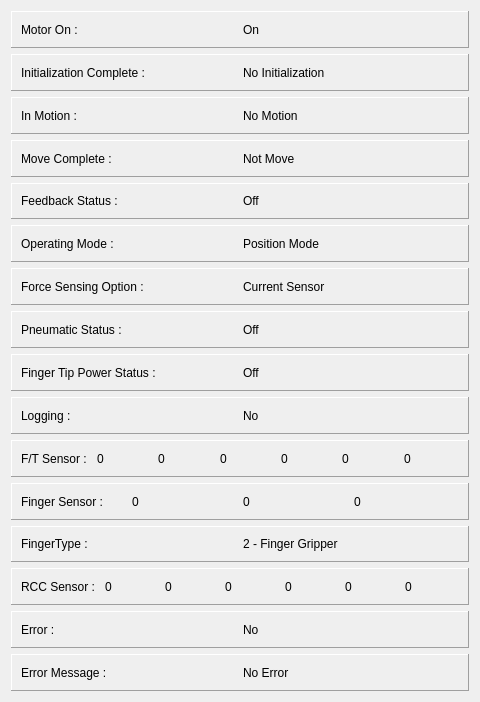
         <widget class="QWidget" name="scrollAreaWidgetContents">
          <property name="geometry">
           <rect>
            <x>0</x>
            <y>0</y>
            <width>480</width>
            <height>702</height>
           </rect>
          </property>
          <layout class="QGridLayout" name="gridLayout_16">
           <item row="0" column="0">
            <widget class="QFrame" name="frame">
             <property name="frameShape">
              <enum>QFrame::Panel</enum>
             </property>
             <property name="frameShadow">
              <enum>QFrame::Raised</enum>
             </property>
             <layout class="QGridLayout" name="gridLayout_13">
              <item row="0" column="0">
               <layout class="QHBoxLayout" name="horizontalLayout_20">
                <item>
                 <widget class="QLabel" name="label_12">
                  <property name="minimumSize">
                   <size>
                    <width>0</width>
                    <height>0</height>
                   </size>
                  </property>
                  <property name="font">
                   <font>
                    <pointsize>9</pointsize>
                   </font>
                  </property>
                  <property name="text">
                   <string>Motor On : </string>
                  </property>
                 </widget>
                </item>
                <item>
                 <widget class="QLabel" name="txtMotorOn">
                  <property name="font">
                   <font>
                    <pointsize>9</pointsize>
                   </font>
                  </property>
                  <property name="text">
                   <string>On</string>
                  </property>
                 </widget>
                </item>
               </layout>
              </item>
             </layout>
            </widget>
           </item>
           <item row="1" column="0">
            <widget class="QFrame" name="frame_2">
             <property name="frameShape">
              <enum>QFrame::Panel</enum>
             </property>
             <property name="frameShadow">
              <enum>QFrame::Raised</enum>
             </property>
             <layout class="QGridLayout" name="gridLayout_14">
              <item row="0" column="0">
               <layout class="QHBoxLayout" name="horizontalLayout_21">
                <item>
                 <widget class="QLabel" name="label_13">
                  <property name="minimumSize">
                   <size>
                    <width>0</width>
                    <height>0</height>
                   </size>
                  </property>
                  <property name="font">
                   <font>
                    <pointsize>9</pointsize>
                   </font>
                  </property>
                  <property name="text">
                   <string>Initialization Complete : </string>
                  </property>
                 </widget>
                </item>
                <item>
                 <widget class="QLabel" name="txtInitComplete">
                  <property name="font">
                   <font>
                    <pointsize>9</pointsize>
                   </font>
                  </property>
                  <property name="text">
                   <string>No Initialization</string>
                  </property>
                 </widget>
                </item>
               </layout>
              </item>
             </layout>
            </widget>
           </item>
           <item row="2" column="0">
            <widget class="QFrame" name="frame_3">
             <property name="frameShape">
              <enum>QFrame::Panel</enum>
             </property>
             <property name="frameShadow">
              <enum>QFrame::Raised</enum>
             </property>
             <layout class="QGridLayout" name="gridLayout_15">
              <item row="0" column="0">
               <layout class="QHBoxLayout" name="horizontalLayout_22">
                <item>
                 <widget class="QLabel" name="label_14">
                  <property name="minimumSize">
                   <size>
                    <width>0</width>
                    <height>0</height>
                   </size>
                  </property>
                  <property name="font">
                   <font>
                    <pointsize>9</pointsize>
                   </font>
                  </property>
                  <property name="text">
                   <string>In Motion : </string>
                  </property>
                 </widget>
                </item>
                <item>
                 <widget class="QLabel" name="txtInMotion">
                  <property name="font">
                   <font>
                    <pointsize>9</pointsize>
                   </font>
                  </property>
                  <property name="text">
                   <string>No Motion</string>
                  </property>
                 </widget>
                </item>
               </layout>
              </item>
             </layout>
            </widget>
           </item>
           <item row="3" column="0">
            <widget class="QFrame" name="frame_4">
             <property name="frameShape">
              <enum>QFrame::Panel</enum>
             </property>
             <property name="frameShadow">
              <enum>QFrame::Raised</enum>
             </property>
             <layout class="QGridLayout" name="gridLayout_17">
              <item row="0" column="0">
               <layout class="QHBoxLayout" name="horizontalLayout_23">
                <item>
                 <widget class="QLabel" name="label_15">
                  <property name="minimumSize">
                   <size>
                    <width>0</width>
                    <height>0</height>
                   </size>
                  </property>
                  <property name="font">
                   <font>
                    <pointsize>9</pointsize>
                   </font>
                  </property>
                  <property name="text">
                   <string>Move Complete : </string>
                  </property>
                 </widget>
                </item>
                <item>
                 <widget class="QLabel" name="txtMoveComplete">
                  <property name="font">
                   <font>
                    <pointsize>9</pointsize>
                   </font>
                  </property>
                  <property name="text">
                   <string>Not Move</string>
                  </property>
                 </widget>
                </item>
               </layout>
              </item>
             </layout>
            </widget>
           </item>
           <item row="4" column="0">
            <widget class="QFrame" name="frame_5">
             <property name="frameShape">
              <enum>QFrame::Panel</enum>
             </property>
             <property name="frameShadow">
              <enum>QFrame::Raised</enum>
             </property>
             <layout class="QGridLayout" name="gridLayout_18">
              <item row="0" column="0">
               <layout class="QHBoxLayout" name="horizontalLayout_24">
                <item>
                 <widget class="QLabel" name="label_16">
                  <property name="minimumSize">
                   <size>
                    <width>0</width>
                    <height>0</height>
                   </size>
                  </property>
                  <property name="font">
                   <font>
                    <pointsize>9</pointsize>
                   </font>
                  </property>
                  <property name="text">
                   <string>Feedback Status : </string>
                  </property>
                 </widget>
                </item>
                <item>
                 <widget class="QLabel" name="txtFeedbackStatus">
                  <property name="font">
                   <font>
                    <pointsize>9</pointsize>
                   </font>
                  </property>
                  <property name="text">
                   <string>Off</string>
                  </property>
                 </widget>
                </item>
               </layout>
              </item>
             </layout>
            </widget>
           </item>
           <item row="5" column="0">
            <widget class="QFrame" name="frame_6">
             <property name="frameShape">
              <enum>QFrame::Panel</enum>
             </property>
             <property name="frameShadow">
              <enum>QFrame::Raised</enum>
             </property>
             <layout class="QGridLayout" name="gridLayout_19">
              <item row="0" column="0">
               <layout class="QHBoxLayout" name="horizontalLayout_25">
                <item>
                 <widget class="QLabel" name="label_17">
                  <property name="minimumSize">
                   <size>
                    <width>0</width>
                    <height>0</height>
                   </size>
                  </property>
                  <property name="font">
                   <font>
                    <pointsize>9</pointsize>
                   </font>
                  </property>
                  <property name="text">
                   <string>Operating Mode : </string>
                  </property>
                 </widget>
                </item>
                <item>
                 <widget class="QLabel" name="txtOpMode">
                  <property name="font">
                   <font>
                    <pointsize>9</pointsize>
                   </font>
                  </property>
                  <property name="text">
                   <string>Position Mode</string>
                  </property>
                 </widget>
                </item>
               </layout>
              </item>
             </layout>
            </widget>
           </item>
           <item row="6" column="0">
            <widget class="QFrame" name="frame_7">
             <property name="frameShape">
              <enum>QFrame::Panel</enum>
             </property>
             <property name="frameShadow">
              <enum>QFrame::Raised</enum>
             </property>
             <layout class="QGridLayout" name="gridLayout_20">
              <item row="0" column="0">
               <layout class="QHBoxLayout" name="horizontalLayout_26">
                <item>
                 <widget class="QLabel" name="label_18">
                  <property name="minimumSize">
                   <size>
                    <width>0</width>
                    <height>0</height>
                   </size>
                  </property>
                  <property name="font">
                   <font>
                    <pointsize>9</pointsize>
                   </font>
                  </property>
                  <property name="text">
                   <string>Force Sensing Option : </string>
                  </property>
                 </widget>
                </item>
                <item>
                 <widget class="QLabel" name="txtForceSensingOption">
                  <property name="font">
                   <font>
                    <pointsize>9</pointsize>
                   </font>
                  </property>
                  <property name="text">
                   <string>Current Sensor</string>
                  </property>
                 </widget>
                </item>
               </layout>
              </item>
             </layout>
            </widget>
           </item>
           <item row="7" column="0">
            <widget class="QFrame" name="frame_8">
             <property name="frameShape">
              <enum>QFrame::Panel</enum>
             </property>
             <property name="frameShadow">
              <enum>QFrame::Raised</enum>
             </property>
             <layout class="QGridLayout" name="gridLayout_21">
              <item row="0" column="0">
               <layout class="QHBoxLayout" name="horizontalLayout_27">
                <item>
                 <widget class="QLabel" name="label_21">
                  <property name="minimumSize">
                   <size>
                    <width>0</width>
                    <height>0</height>
                   </size>
                  </property>
                  <property name="font">
                   <font>
                    <pointsize>9</pointsize>
                   </font>
                  </property>
                  <property name="text">
                   <string>Pneumatic Status : </string>
                  </property>
                 </widget>
                </item>
                <item>
                 <widget class="QLabel" name="txtPneumaticStatus">
                  <property name="font">
                   <font>
                    <pointsize>9</pointsize>
                   </font>
                  </property>
                  <property name="text">
                   <string>Off</string>
                  </property>
                 </widget>
                </item>
               </layout>
              </item>
             </layout>
            </widget>
           </item>
           <item row="8" column="0">
            <widget class="QFrame" name="frame_9">
             <property name="frameShape">
              <enum>QFrame::Panel</enum>
             </property>
             <property name="frameShadow">
              <enum>QFrame::Raised</enum>
             </property>
             <layout class="QGridLayout" name="gridLayout_22">
              <item row="0" column="0">
               <layout class="QHBoxLayout" name="horizontalLayout_28">
                <item>
                 <widget class="QLabel" name="label_22">
                  <property name="minimumSize">
                   <size>
                    <width>0</width>
                    <height>0</height>
                   </size>
                  </property>
                  <property name="font">
                   <font>
                    <pointsize>9</pointsize>
                   </font>
                  </property>
                  <property name="text">
                   <string>Finger Tip Power Status : </string>
                  </property>
                 </widget>
                </item>
                <item>
                 <widget class="QLabel" name="txtFingerTipPowerStatus">
                  <property name="font">
                   <font>
                    <pointsize>9</pointsize>
                   </font>
                  </property>
                  <property name="text">
                   <string>Off</string>
                  </property>
                 </widget>
                </item>
               </layout>
              </item>
             </layout>
            </widget>
           </item>
           <item row="9" column="0">
            <widget class="QFrame" name="frame_10">
             <property name="frameShape">
              <enum>QFrame::Panel</enum>
             </property>
             <property name="frameShadow">
              <enum>QFrame::Raised</enum>
             </property>
             <layout class="QGridLayout" name="gridLayout_23">
              <item row="0" column="0">
               <layout class="QHBoxLayout" name="horizontalLayout_29">
                <item>
                 <widget class="QLabel" name="label_32">
                  <property name="minimumSize">
                   <size>
                    <width>0</width>
                    <height>0</height>
                   </size>
                  </property>
                  <property name="font">
                   <font>
                    <pointsize>9</pointsize>
                   </font>
                  </property>
                  <property name="text">
                   <string>Logging : </string>
                  </property>
                 </widget>
                </item>
                <item>
                 <widget class="QLabel" name="txtLogging">
                  <property name="font">
                   <font>
                    <pointsize>9</pointsize>
                   </font>
                  </property>
                  <property name="text">
                   <string>No</string>
                  </property>
                 </widget>
                </item>
               </layout>
              </item>
             </layout>
            </widget>
           </item>
           <item row="10" column="0">
            <widget class="QFrame" name="frame_11">
             <property name="frameShape">
              <enum>QFrame::Panel</enum>
             </property>
             <property name="frameShadow">
              <enum>QFrame::Raised</enum>
             </property>
             <layout class="QGridLayout" name="gridLayout_24">
              <item row="0" column="0">
               <layout class="QHBoxLayout" name="horizontalLayout_30">
                <item>
                 <widget class="QLabel" name="label_43">
                  <property name="font">
                   <font>
                    <pointsize>9</pointsize>
                   </font>
                  </property>
                  <property name="text">
                   <string>F/T Sensor : </string>
                  </property>
                 </widget>
                </item>
                <item>
                 <widget class="QLabel" name="txtFX">
                  <property name="font">
                   <font>
                    <pointsize>9</pointsize>
                   </font>
                  </property>
                  <property name="text">
                   <string>0</string>
                  </property>
                 </widget>
                </item>
                <item>
                 <widget class="QLabel" name="txtFY">
                  <property name="font">
                   <font>
                    <pointsize>9</pointsize>
                   </font>
                  </property>
                  <property name="text">
                   <string>0</string>
                  </property>
                 </widget>
                </item>
                <item>
                 <widget class="QLabel" name="txtFZ">
                  <property name="font">
                   <font>
                    <pointsize>9</pointsize>
                   </font>
                  </property>
                  <property name="text">
                   <string>0</string>
                  </property>
                 </widget>
                </item>
                <item>
                 <widget class="QLabel" name="txtTX">
                  <property name="font">
                   <font>
                    <pointsize>9</pointsize>
                   </font>
                  </property>
                  <property name="text">
                   <string>0</string>
                  </property>
                 </widget>
                </item>
                <item>
                 <widget class="QLabel" name="txtTY">
                  <property name="font">
                   <font>
                    <pointsize>9</pointsize>
                   </font>
                  </property>
                  <property name="text">
                   <string>0</string>
                  </property>
                 </widget>
                </item>
                <item>
                 <widget class="QLabel" name="txtTZ">
                  <property name="font">
                   <font>
                    <pointsize>9</pointsize>
                   </font>
                  </property>
                  <property name="text">
                   <string>0</string>
                  </property>
                 </widget>
                </item>
               </layout>
              </item>
             </layout>
            </widget>
           </item>
           <item row="11" column="0">
            <widget class="QFrame" name="frame_12">
             <property name="frameShape">
              <enum>QFrame::Panel</enum>
             </property>
             <property name="frameShadow">
              <enum>QFrame::Raised</enum>
             </property>
             <layout class="QGridLayout" name="gridLayout_25">
              <item row="0" column="0">
               <layout class="QHBoxLayout" name="horizontalLayout_9">
                <item>
                 <widget class="QLabel" name="label_44">
                  <property name="font">
                   <font>
                    <pointsize>9</pointsize>
                   </font>
                  </property>
                  <property name="text">
                   <string>Finger Sensor : </string>
                  </property>
                 </widget>
                </item>
                <item>
                 <widget class="QLabel" name="txtFinger1">
                  <property name="font">
                   <font>
                    <pointsize>9</pointsize>
                   </font>
                  </property>
                  <property name="text">
                   <string>0</string>
                  </property>
                 </widget>
                </item>
                <item>
                 <widget class="QLabel" name="txtFinger2">
                  <property name="font">
                   <font>
                    <pointsize>9</pointsize>
                   </font>
                  </property>
                  <property name="text">
                   <string>0</string>
                  </property>
                 </widget>
                </item>
                <item>
                 <widget class="QLabel" name="txtFinger3">
                  <property name="font">
                   <font>
                    <pointsize>9</pointsize>
                   </font>
                  </property>
                  <property name="text">
                   <string>0</string>
                  </property>
                 </widget>
                </item>
               </layout>
              </item>
             </layout>
            </widget>
           </item>
           <item row="12" column="0">
            <widget class="QFrame" name="frame_16">
             <property name="frameShape">
              <enum>QFrame::Panel</enum>
             </property>
             <property name="frameShadow">
              <enum>QFrame::Raised</enum>
             </property>
             <layout class="QGridLayout" name="gridLayout_29">
              <item row="0" column="0">
               <layout class="QHBoxLayout" name="horizontalLayout_10">
                <item>
                 <widget class="QLabel" name="label_47">
                  <property name="font">
                   <font>
                    <pointsize>9</pointsize>
                   </font>
                  </property>
                  <property name="text">
                   <string>FingerType : </string>
                  </property>
                 </widget>
                </item>
                <item>
                 <widget class="QLabel" name="txtFingerType">
                  <property name="text">
                   <string>2 - Finger Gripper</string>
                  </property>
                 </widget>
                </item>
               </layout>
              </item>
             </layout>
            </widget>
           </item>
           <item row="13" column="0">
            <widget class="QFrame" name="frame_13">
             <property name="frameShape">
              <enum>QFrame::Panel</enum>
             </property>
             <property name="frameShadow">
              <enum>QFrame::Raised</enum>
             </property>
             <layout class="QGridLayout" name="gridLayout_26">
              <item row="0" column="0">
               <layout class="QHBoxLayout" name="horizontalLayout_32">
                <item>
                 <widget class="QLabel" name="label_45">
                  <property name="font">
                   <font>
                    <pointsize>9</pointsize>
                   </font>
                  </property>
                  <property name="text">
                   <string>RCC Sensor : </string>
                  </property>
                 </widget>
                </item>
                <item>
                 <widget class="QLabel" name="txtRCC1">
                  <property name="font">
                   <font>
                    <pointsize>9</pointsize>
                   </font>
                  </property>
                  <property name="text">
                   <string>0</string>
                  </property>
                 </widget>
                </item>
                <item>
                 <widget class="QLabel" name="txtRCC2">
                  <property name="font">
                   <font>
                    <pointsize>9</pointsize>
                   </font>
                  </property>
                  <property name="text">
                   <string>0</string>
                  </property>
                 </widget>
                </item>
                <item>
                 <widget class="QLabel" name="txtRCC3">
                  <property name="font">
                   <font>
                    <pointsize>9</pointsize>
                   </font>
                  </property>
                  <property name="text">
                   <string>0</string>
                  </property>
                 </widget>
                </item>
                <item>
                 <widget class="QLabel" name="txtRCC4">
                  <property name="font">
                   <font>
                    <pointsize>9</pointsize>
                   </font>
                  </property>
                  <property name="text">
                   <string>0</string>
                  </property>
                 </widget>
                </item>
                <item>
                 <widget class="QLabel" name="txtRCC5">
                  <property name="font">
                   <font>
                    <pointsize>9</pointsize>
                   </font>
                  </property>
                  <property name="text">
                   <string>0</string>
                  </property>
                 </widget>
                </item>
                <item>
                 <widget class="QLabel" name="txtRCC6">
                  <property name="font">
                   <font>
                    <pointsize>9</pointsize>
                   </font>
                  </property>
                  <property name="text">
                   <string>0</string>
                  </property>
                 </widget>
                </item>
               </layout>
              </item>
             </layout>
            </widget>
           </item>
           <item row="14" column="0">
            <widget class="QFrame" name="frame_14">
             <property name="frameShape">
              <enum>QFrame::Panel</enum>
             </property>
             <property name="frameShadow">
              <enum>QFrame::Raised</enum>
             </property>
             <layout class="QGridLayout" name="gridLayout_27">
              <item row="0" column="0">
               <layout class="QHBoxLayout" name="horizontalLayout_33">
                <item>
                 <widget class="QLabel" name="label_46">
                  <property name="font">
                   <font>
                    <pointsize>9</pointsize>
                   </font>
                  </property>
                  <property name="text">
                   <string>Error : </string>
                  </property>
                 </widget>
                </item>
                <item>
                 <widget class="QLabel" name="txtError">
                  <property name="font">
                   <font>
                    <pointsize>9</pointsize>
                   </font>
                  </property>
                  <property name="text">
                   <string>No</string>
                  </property>
                 </widget>
                </item>
               </layout>
              </item>
             </layout>
            </widget>
           </item>
           <item row="15" column="0">
            <widget class="QFrame" name="frame_15">
             <property name="frameShape">
              <enum>QFrame::Panel</enum>
             </property>
             <property name="frameShadow">
              <enum>QFrame::Raised</enum>
             </property>
             <layout class="QGridLayout" name="gridLayout_28">
              <item row="0" column="0">
               <layout class="QHBoxLayout" name="horizontalLayout_34">
                <item>
                 <widget class="QLabel" name="label_48">
                  <property name="font">
                   <font>
                    <pointsize>9</pointsize>
                   </font>
                  </property>
                  <property name="text">
                   <string>Error Message : </string>
                  </property>
                 </widget>
                </item>
                <item>
                 <widget class="QLabel" name="txtErrorMsg">
                  <property name="font">
                   <font>
                    <pointsize>9</pointsize>
                   </font>
                  </property>
                  <property name="text">
                   <string>No Error</string>
                  </property>
                 </widget>
                </item>
               </layout>
              </item>
             </layout>
            </widget>
           </item>
          </layout>
         </widget>
